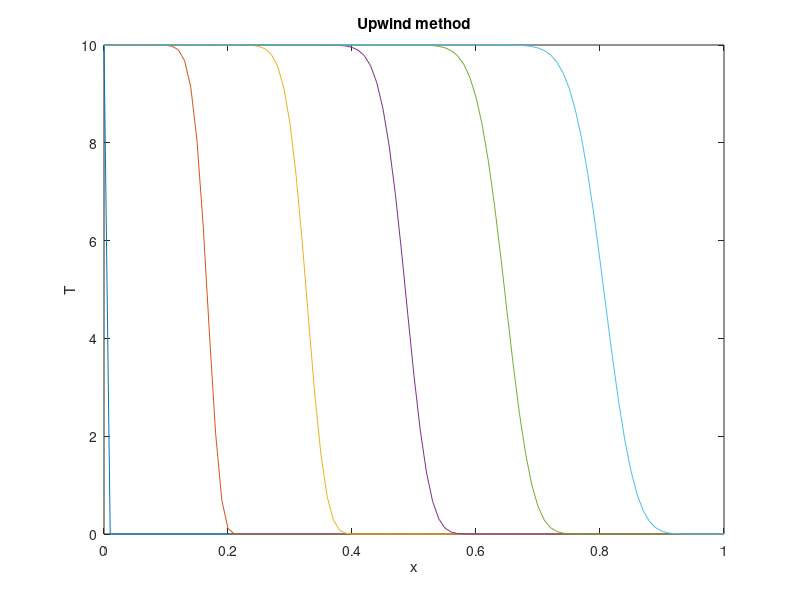
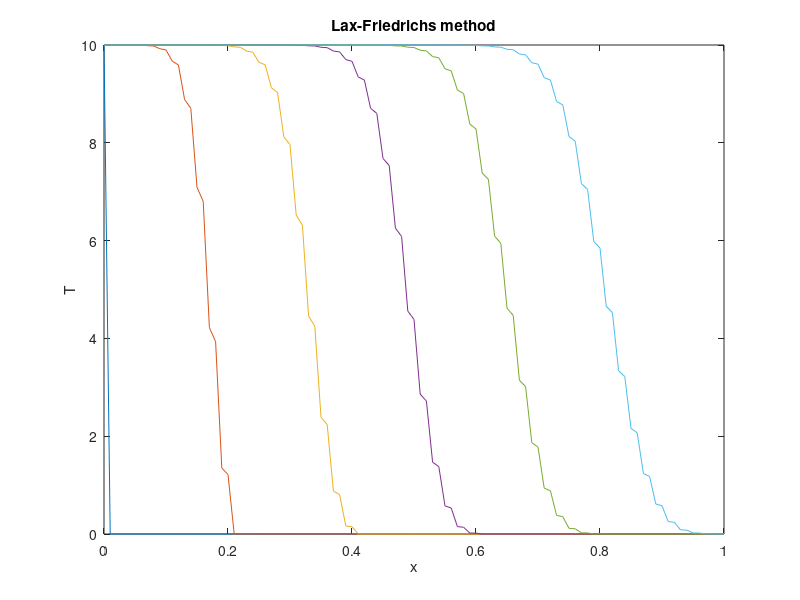
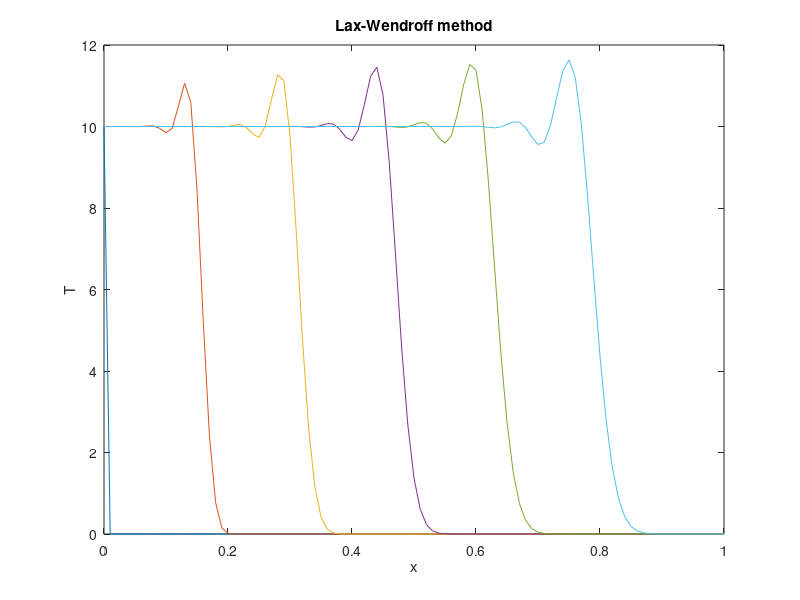
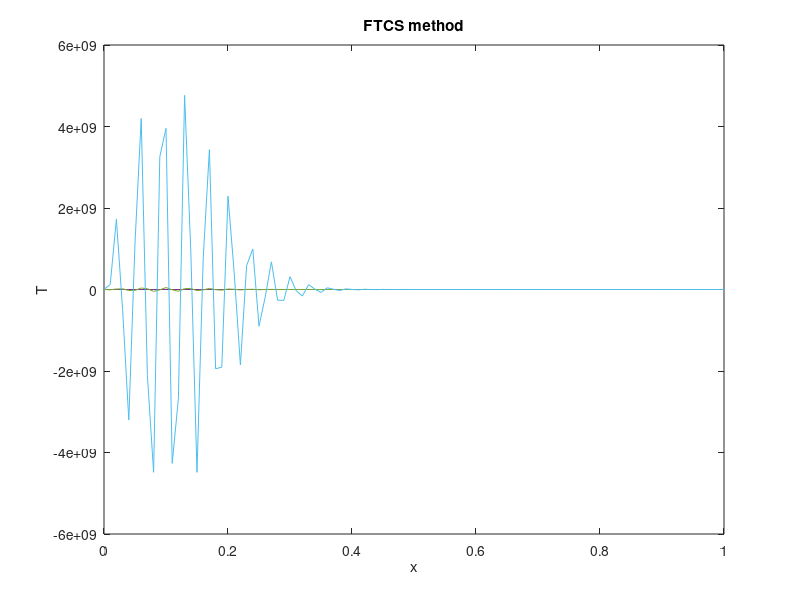

Write MATLAB code to recreate these figures, in order.
% 1D Hyperbolic Convection Equation - Tt + u*Tx = 0
% This code solves a specified 1D Partial Differential Convection Equation by
% using the methods UPWIND, LAX-FRIEDRICHS, LAX-WENDROFF & FTCS

clc
clear

%% Specified Problem Data
u=1; xmax=1; 
Dx=0.01; % Space step
Nx=1/Dx; % Number of space steps
Dt=0.008; % Time step
Nt=100; % Number of time steps
C=u*Dt/Dx; % Courant constant

%% Initialisation
T=zeros(Nx+1,Nt+1);
x=linspace(0,1,Nx+1); %x vector

% Initial condition T(x,0)=0
for j=1:Nx+1
 T(j,1)=0;
end

% Boundary condition T(0,t)=10
for n=1:Nt+1
 T(1,n)=10;
end 

%% Upwind Method
for n=1:Nt
    for j=2:Nx+1
        T(j,n+1)=(1-C)*T(j,n)+C*T(j-1,n);
    end
end

figure(1)
plot(x,T(:,1:20:Nt+1))
title('Upwind method')
xlabel('x')
ylabel('T')
hold on

%% Lax-Friedrichs Method
for n=1:Nt
    for j=2:Nx
        T(j,n+1)=(1/2-C/2)*T(j+1,n)+(1/2+C/2)*T(j-1,n);
    end
end

figure(2)
plot(x,T(:,1:20:Nt+1))
title('Lax-Friedrichs method')
xlabel('x')
ylabel('T')

%% Lax-Wendroff Method
for n=1:Nt
    for j=2:Nx
        T(j,n+1)=(-C/2+(C^2)/2)*T(j+1,n)+(1-C^2)*T(j,n)+(C/2+(C^2)/2)*T(j-1,n);
    end
end

figure(3)
plot(x,T(:,1:20:Nt+1))
title('Lax-Wendroff method')
xlabel('x')
ylabel('T')


%% FTCS method
for n=1:Nt
    for j=2:Nx
        T(j,n+1)=T(j,n)+C/2*(T(j+1,n)-T(j-1,n));
    end
end

figure(4)
plot(x,T(:,1:20:Nt+1))
title('FTCS method')
xlabel('x')
ylabel('T')
hold off





